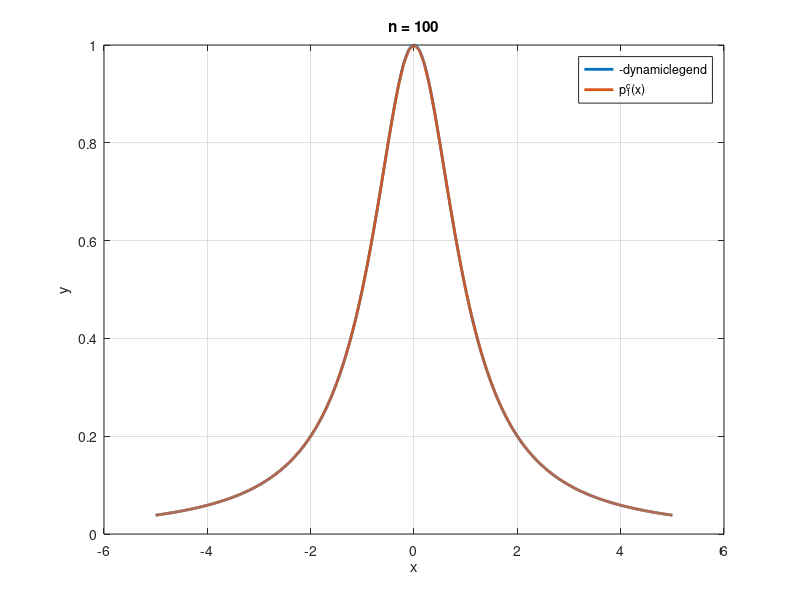
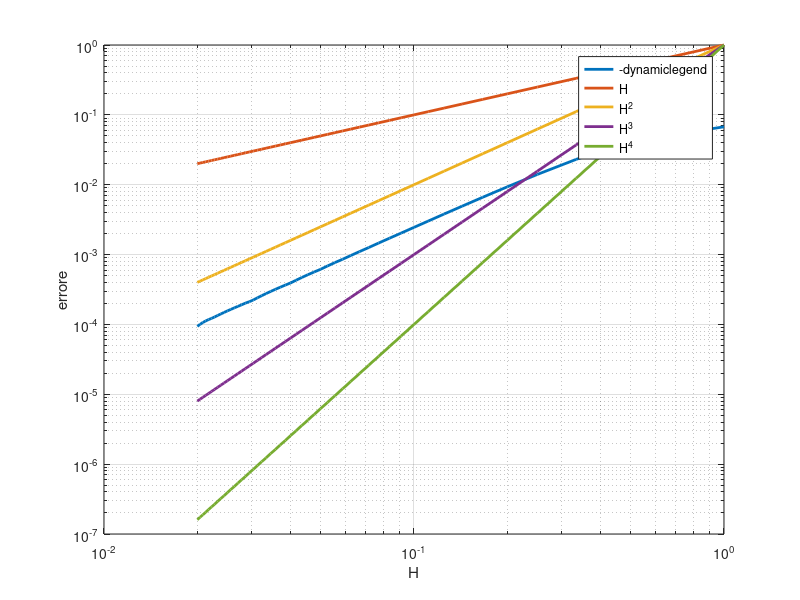

The MATLAB source for these figures, in order:
% es interpolazione3
% dati
f=@(x)1./(x.^2+1);
xa=-5; xb=5;
% vettore x1 dei punti piu' fitti necessari per disegnare e calcolare
% l'errore
x1=linspace(xa,xb,2000)';
% valuto la f nei punti x1
f1=f(x1);
% vettori per rappresentare l'errore al variare di H
ERR=[]; H=[];
for n=10:10:500
    % devo definire i vettori x e y necessari all'interpolazione
    x=linspace(xa,xb,n+1)';
    y=f(x);
    % valuto p1c nei nodi x1
    y1=interp1(x,y,x1);
    % valuto la spline cubica
    % y1=spline(x,y,x1);
    % disegno
    if n <=100
        figure(1);clf
        plot(x1,f1,'linewidth',2,'Displayname','f(x)')
        legend('-dynamiclegend')
        hold on
        plot(x1,y1,'LineWidth',2,'DisplayName','p_1^c(x)')
        grid on
        xlabel('x')
        ylabel('y')
        title(['n = ',num2str(n)])
        pause(0.4)
    end
    % calcolo l'errore
    err=norm(y1-f1,'inf');
    H=[H,(xb-xa)/n];
    ERR=[ERR,err];
end

%% disegno l'andamento dell'errore al variare di H
figure(2); 
loglog(H,ERR,'Linewidth',2,'DisplayName','errore')
legend('-dynamiclegend')
hold on
loglog(H,H,'Linewidth',2,'DisplayName','H')
loglog(H,H.^2,'Linewidth',2,'DisplayName','H^2')
loglog(H,H.^3,'Linewidth',2,'DisplayName','H^3')
loglog(H,H.^4,'Linewidth',2,'DisplayName','H^4')
grid on
xlabel('H')
ylabel('errore')


